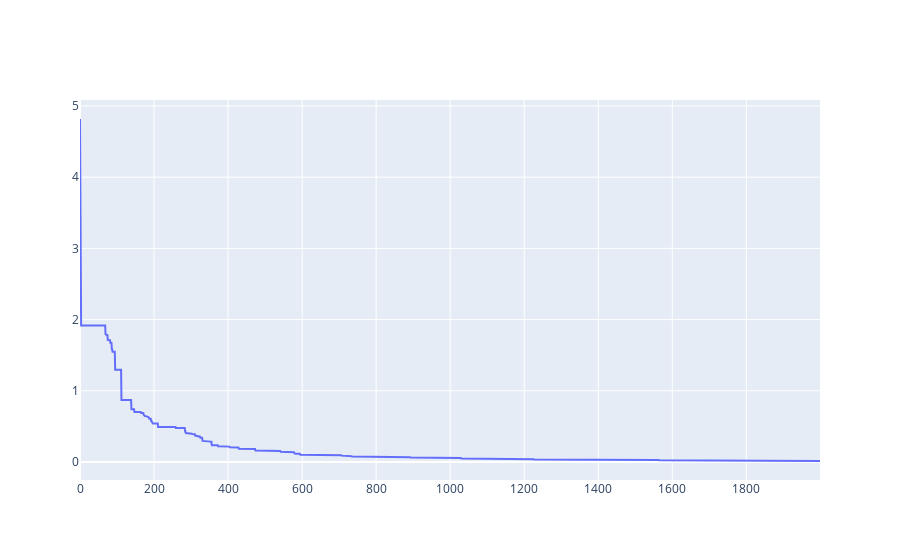

The notebook cell this image was saved under:
### Code cell
import plotly.graph_objects as go

fig = go.Figure()

fig.add_trace(go.Scatter(y=history, mode='lines'))
fig.show()

### Figure 1 — Plotly figure (JSON) as saved in the notebook; plotly's stock layout.template omitted (floating-point values rounded to 4 significant figures; data arrays with more than 128 entries replaced by an {"elided": "..."} marker saying what was removed)
{"data": [{"mode": "lines", "type": "scatter", "y": {"elided": "2000 float values"}}], "layout": {}}
